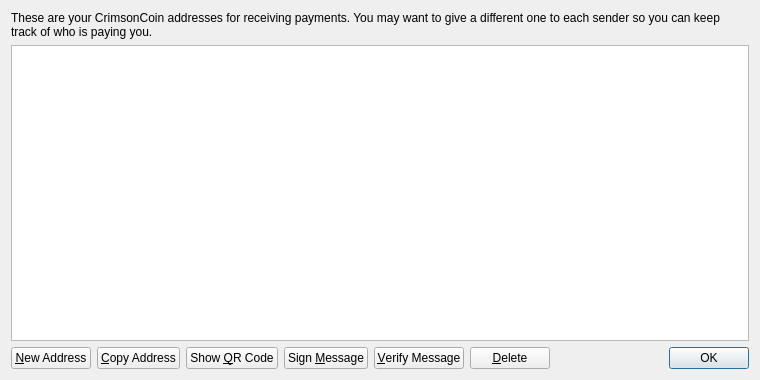
<?xml version="1.0" encoding="UTF-8"?>
<ui version="4.0">
 <class>AddressBookPage</class>
 <widget class="QWidget" name="AddressBookPage">
  <property name="geometry">
   <rect>
    <x>0</x>
    <y>0</y>
    <width>760</width>
    <height>380</height>
   </rect>
  </property>
  <property name="windowTitle">
   <string>Address Book</string>
  </property>
  <layout class="QVBoxLayout" name="verticalLayout">
   <item>
    <widget class="QLabel" name="labelExplanation">
     <property name="text">
      <string>These are your CrimsonCoin addresses for receiving payments. You may want to give a different one to each sender so you can keep track of who is paying you.</string>
     </property>
     <property name="textFormat">
      <enum>Qt::PlainText</enum>
     </property>
     <property name="wordWrap">
      <bool>true</bool>
     </property>
    </widget>
   </item>
   <item>
    <widget class="QTableView" name="tableView">
     <property name="contextMenuPolicy">
      <enum>Qt::CustomContextMenu</enum>
     </property>
     <property name="toolTip">
      <string>Double-click to edit address or label</string>
     </property>
     <property name="tabKeyNavigation">
      <bool>false</bool>
     </property>
     <property name="alternatingRowColors">
      <bool>true</bool>
     </property>
     <property name="selectionMode">
      <enum>QAbstractItemView::SingleSelection</enum>
     </property>
     <property name="selectionBehavior">
      <enum>QAbstractItemView::SelectRows</enum>
     </property>
     <property name="sortingEnabled">
      <bool>true</bool>
     </property>
     <attribute name="verticalHeaderVisible">
      <bool>false</bool>
     </attribute>
    </widget>
   </item>
   <item>
    <layout class="QHBoxLayout" name="horizontalLayout">
     <item>
      <widget class="QPushButton" name="newAddressButton">
       <property name="toolTip">
        <string>Create a new address</string>
       </property>
       <property name="text">
        <string>&amp;New Address</string>
       </property>
       <property name="icon">
        <iconset resource="../bitcoin.qrc">
         <normaloff>:/icons/add</normaloff>:/icons/add</iconset>
       </property>
      </widget>
     </item>
     <item>
      <widget class="QPushButton" name="copyToClipboard">
       <property name="toolTip">
        <string>Copy the currently selected address to the system clipboard</string>
       </property>
       <property name="text">
        <string>&amp;Copy Address</string>
       </property>
       <property name="icon">
        <iconset resource="../bitcoin.qrc">
         <normaloff>:/icons/editcopy</normaloff>:/icons/editcopy</iconset>
       </property>
      </widget>
     </item>
     <item>
      <widget class="QPushButton" name="showQRCode">
       <property name="text">
        <string>Show &amp;QR Code</string>
       </property>
       <property name="icon">
        <iconset resource="../bitcoin.qrc">
         <normaloff>:/icons/qrcode</normaloff>:/icons/qrcode</iconset>
       </property>
      </widget>
     </item>
     <item>
      <widget class="QPushButton" name="signMessage">
       <property name="toolTip">
        <string>Sign a message to prove you own a CrimsonCoin address</string>
       </property>
       <property name="text">
        <string>Sign &amp;Message</string>
       </property>
       <property name="icon">
        <iconset resource="../bitcoin.qrc">
         <normaloff>:/icons/edit</normaloff>:/icons/edit</iconset>
       </property>
      </widget>
     </item>
     <item>
      <widget class="QPushButton" name="verifyMessage">
       <property name="toolTip">
        <string>Verify a message to ensure it was signed with a specified CrimsonCoin address</string>
       </property>
       <property name="text">
        <string>&amp;Verify Message</string>
       </property>
       <property name="icon">
        <iconset resource="../bitcoin.qrc">
         <normaloff>:/icons/transaction_0</normaloff>:/icons/transaction_0</iconset>
       </property>
      </widget>
     </item>
     <item>
      <widget class="QPushButton" name="deleteButton">
       <property name="toolTip">
        <string>Delete the currently selected address from the list</string>
       </property>
       <property name="text">
        <string>&amp;Delete</string>
       </property>
       <property name="icon">
        <iconset resource="../bitcoin.qrc">
         <normaloff>:/icons/remove</normaloff>:/icons/remove</iconset>
       </property>
      </widget>
     </item>
     <item>
      <spacer name="horizontalSpacer">
       <property name="orientation">
        <enum>Qt::Horizontal</enum>
       </property>
       <property name="sizeHint" stdset="0">
        <size>
         <width>40</width>
         <height>20</height>
        </size>
       </property>
      </spacer>
     </item>
     <item>
      <widget class="QDialogButtonBox" name="buttonBox">
       <property name="sizePolicy">
        <sizepolicy hsizetype="Maximum" vsizetype="Fixed">
         <horstretch>0</horstretch>
         <verstretch>0</verstretch>
        </sizepolicy>
       </property>
       <property name="standardButtons">
        <set>QDialogButtonBox::Ok</set>
       </property>
      </widget>
     </item>
    </layout>
   </item>
  </layout>
 </widget>
 <resources>
  <include location="../bitcoin.qrc"/>
 </resources>
 <connections/>
</ui>
